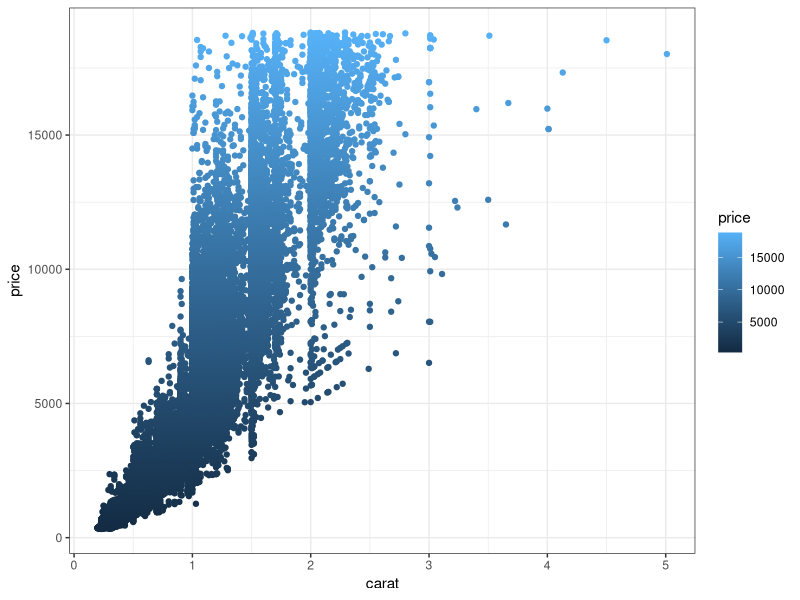
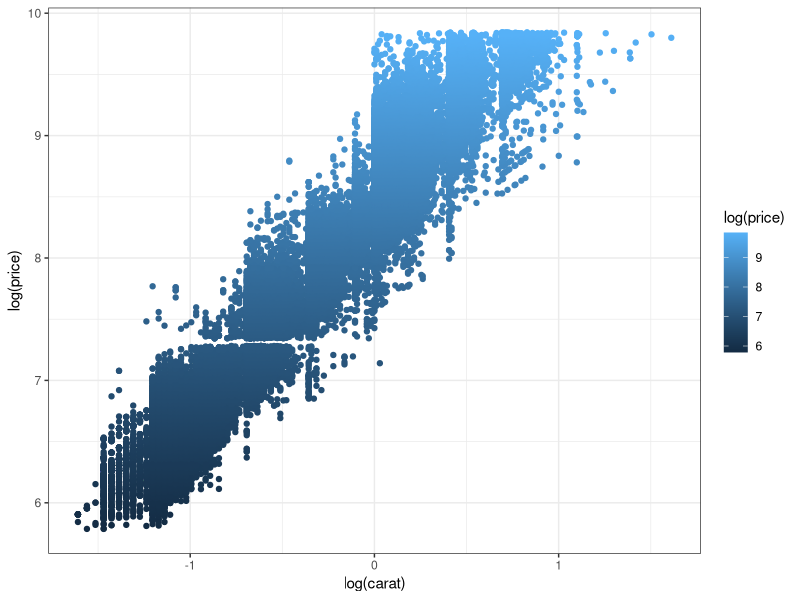
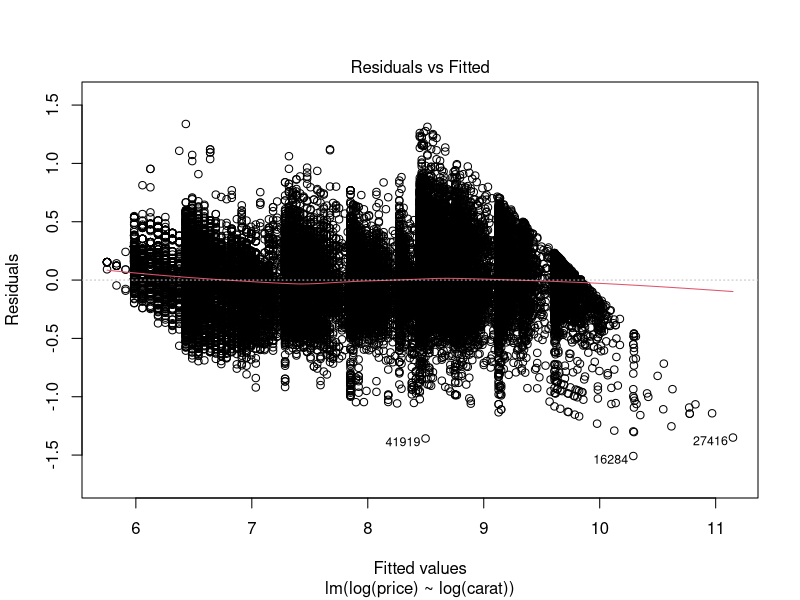
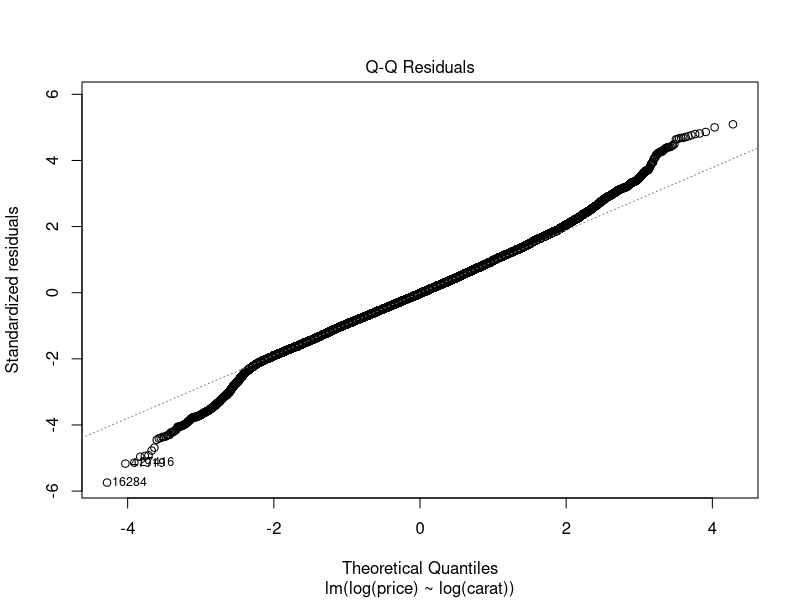
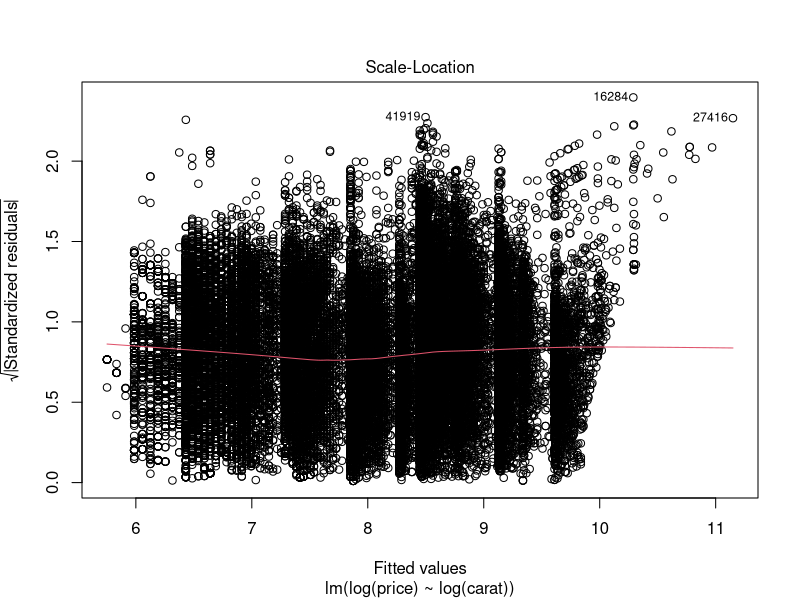
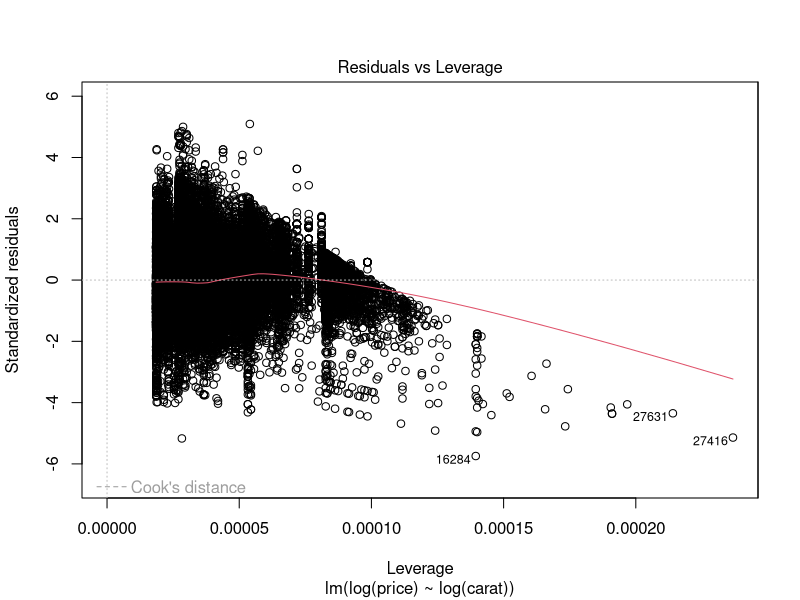

The R script that drew these images, in order:
# # ---------------------------------------------------------------
# ┏━━━┓╋╋┏┓┏┓╋╋╋╋╋╋╋╋╋╋╋╋╋╋┏━┓╋┏┓┏┓╋╋╋╋╋┏━━━┓┏┓┏┓╋╋╋╋╋╋┏┓
# ┃┏━┓┃╋╋┃┃┃┃╋╋╋╋╋╋╋╋╋╋╋╋╋╋┃┏┛┏┛┗┫┃╋╋╋╋╋┃┏━┓┣┛┗┫┃╋╋╋╋╋┏┛┗┓
# ┃┃╋┗╋━━┫┃┃┃┏━━┳━━┳━━┓┏━━┳┛┗┓┗┓┏┫┗━┳━━┓┃┃╋┃┣┓┏┫┃┏━━┳━╋┓┏╋┳━━┓
# ┃┃╋┏┫┏┓┃┃┃┃┃┃━┫┏┓┃┃━┫┃┏┓┣┓┏┛╋┃┃┃┏┓┃┃━┫┃┗━┛┃┃┃┃┃┃┏┓┃┏┓┫┃┣┫┏━┛
# ┃┗━┛┃┗┛┃┗┫┗┫┃━┫┗┛┃┃━┫┃┗┛┃┃┃╋╋┃┗┫┃┃┃┃━┫┃┏━┓┃┃┗┫┗┫┏┓┃┃┃┃┗┫┃┗━┓
# ┗━━━┻━━┻━┻━┻━━┻━┓┣━━┛┗━━┛┗┛╋╋┗━┻┛┗┻━━┛┗┛╋┗┛┗━┻━┻┛┗┻┛┗┻━┻┻━━┛
# ╋╋╋╋╋╋╋╋╋╋╋╋╋╋┏━┛┃
# ╋╋╋╋╋╋╋╋╋╋╋╋╋╋┗━━┛       Applied Data Science I - Week 5, Class 1
# # ---------------------------------------------------------------

# Today we are going to talk about correlations, correlation tests, and simple linear regressions
#
#
#
library(tidyverse)
#
#
#
data("diamonds")
# This is a pretty popular  dataset containing the prices and other attributes of almost 54,000 diamonds. 
# The variables are as follows:
#
# price (in US dollars)
#
# carat (weight of the diamond)
#
# cut (quality of the cut)
#
# color (diamond color - d is best, j is worst)
#
# clarity (l1 is worst, IF is best)
# 
# x - length
# y - width 
# z - depth 
# depth = total depth percentage 
#
# table - width fo the top of the diamond relative to widest point 
# 
# # ---------------------------------------------------------------
#
# Correlations and correlation test
#
# # ---------------------------------------------------------------

# Do we think the price of a diamond and the carat (weight) are correlated? 

cor(diamonds$carat, diamonds$price)

# Let's visualize this (don't worry - we'll cover more of this next week!)

diamonds %>% 
  ggplot(aes(x = carat, y = price, color = price)) + 
  geom_point() + 
  theme_bw()

# Pretty clear that there is a relationship here, at least visually and based on this 
# point estimate! Let's test it! Let's test if the correlation is different from zero (i.e., two-sided test)
# with a 95% confidence threshold

cor.test(diamonds$carat, diamonds$price, alternative = "two.sided",conf.level = 0.95)


# # ---------------------------------------------------------------
#
# Your turn! 
#
# # ---------------------------------------------------------------

# Test if there is a statistically significant correlation between price and x - the diamond's length.
# Use a 90% confidence threshold. 


# Test if there is a statistically significant correlation between the natural log of price
# and the natural log of carat. Use a confidence level of 0.95. Run the same visualization 
# code above to generate a plot of these transformed variables and discuss how these plots are different. 

diamonds %>% 
  ggplot(aes(x = log(carat), y = log(price), color = log(price))) + 
  geom_point() + 
  theme_bw()


# # ---------------------------------------------------------------
#
# Simple Linear Regression 
#
# # ---------------------------------------------------------------

# Let's build a simple linear model where we see how much of the variation in price
# is determined by the variation in carat! 

model_1 <- lm(price ~ carat, data = diamonds)
model_1
summary(model_1)

# Let's see if our linearized (log!) relationship is a better fit! 

model_2 <-lm(log(price) ~ log(carat), data = diamonds)
summary(model_2)

plot(model_2)



# # ---------------------------------------------------------------
#
# Your turn!
#
# # ---------------------------------------------------------------


# Build a simple linear model between x and price. Explore whether or not you should take the
# log values of either variable and explain your reasoning.
